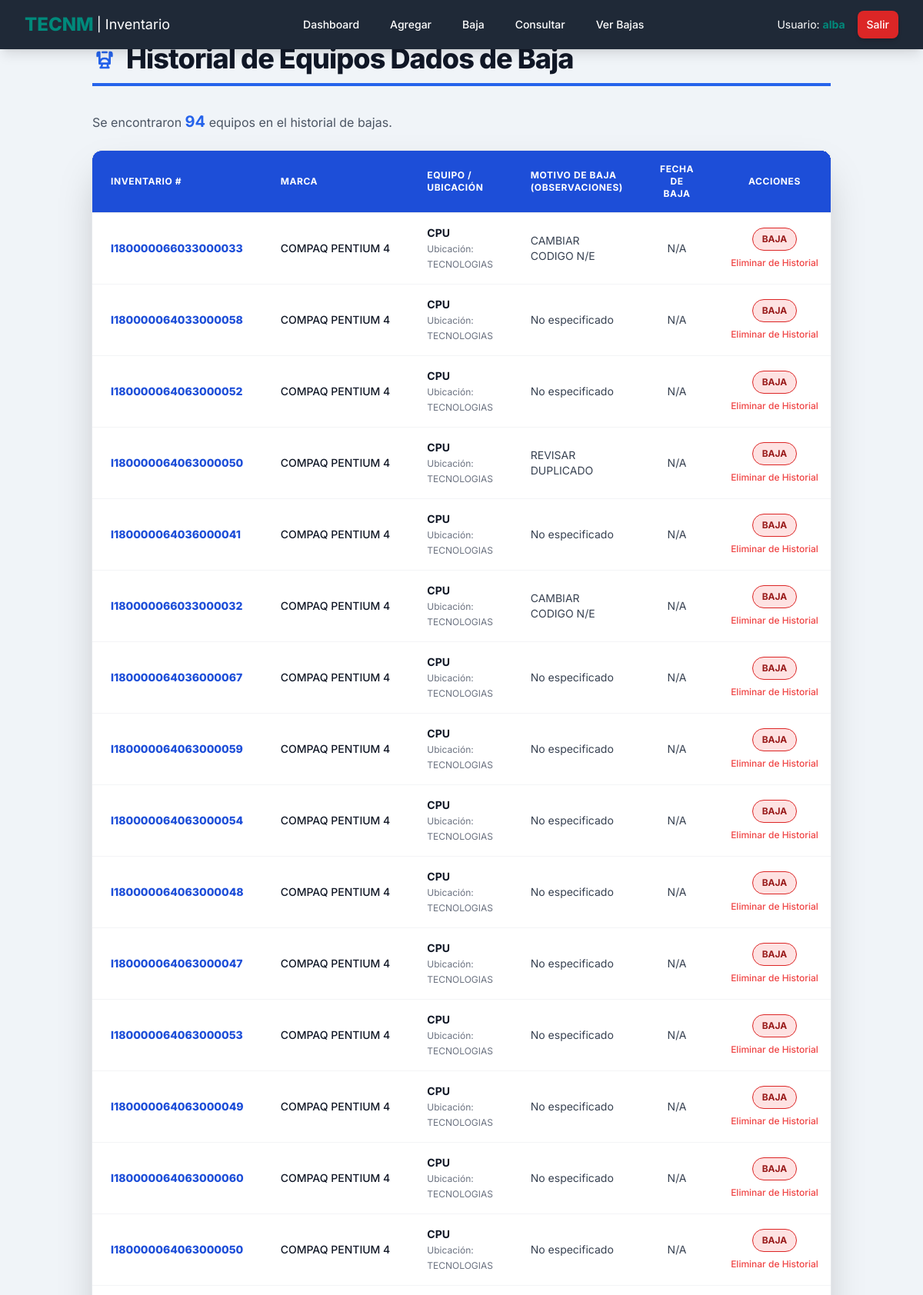
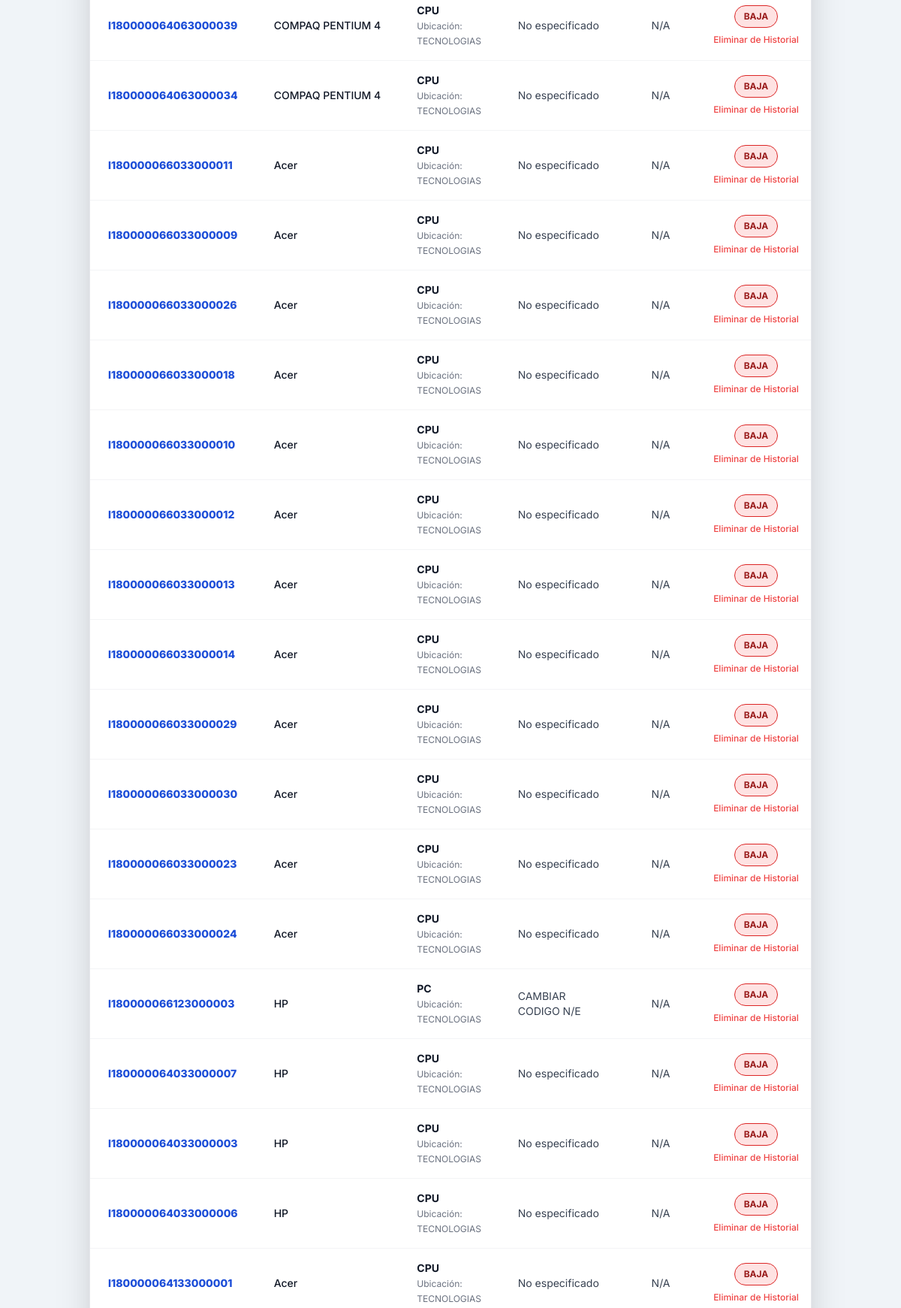
/bajas (signed in, upper part), run on the app's committed database (2 pictures, top to bottom).
### tables this page shows
CREATE TABLE "bajas" (
	"ubicacion"	TEXT,
	"equipo"	TEXT,
	"marca"	TEXT,
	"modelo"	TEXT,
	"inventario"	TEXT,
	"revisar"	TEXT,
	"observaciones"	TEXT,
	"id"	INTEGER,
	"fecha_registro"	TEXT,
	"equipo_id"	INTEGER,
	"fecha_registro_original"	TEXT,
	"motivo_baja"	TEXT,
	"fecha_baja"	TEXT,
	PRIMARY KEY("id")
);

### app.py (the view)
    def decorated_function(*args, **kwargs):
        if 'username' not in session:
            flash('Debes iniciar sesión para acceder a esta página.', 'error')
            return redirect(url_for('login'))
        return f(*args, **kwargs)

### app.py (called while the page is built)
def get_db():
    db = getattr(g, '_database', None)
    if db is None:
        db = g._database = sqlite3.connect(DATABASE)
        db.row_factory = sqlite3.Row
    return db

@app.teardown_appcontext
def close_connection(exception):
    db = getattr(g, '_database', None)
    if db is not None:
        db.close()

def login_required(f):
    def decorated_function(*args, **kwargs):
        if 'username' not in session:
            flash('Debes iniciar sesión para acceder a esta página.', 'error')
            return redirect(url_for('login'))
        return f(*args, **kwargs)
    decorated_function.__name__ = f.__name__
    return decorated_function

### templates/ver_bajas.html (shortened to what this page needs)
{% extends "base.html" %}
{% block main_content %}
<div class="container mx-auto px-4 sm:px-6 lg:px-8 mt-10">
    <h1 class="text-4xl font-extrabold text-gray-900 mb-8 border-b-4 border-blue-600 pb-3 tracking-tight flex items-center space-x-3">
        <span>Historial de Equipos Dados de Baja</span>
    </h1>
    {% if bajas %}
    <p class="text-base text-gray-600 mb-6">Se encontraron <span class="font-bold text-xl text-blue-600">{{ bajas|length }}</span> equipos en el historial de bajas.</p>
    <div class="hidden md:block shadow-2xl rounded-xl overflow-hidden ring-1 ring-gray-200 mb-8">
        <div class="overflow-x-auto">
            <table class="min-w-full divide-y divide-gray-200">
                <thead class="bg-blue-700 text-white">
                    <tr>
                        <th class="px-6 py-4 text-left text-xs font-bold uppercase tracking-wider w-[10%] rounded-tl-xl">Inventario #</th>
                        <th class="px-6 py-4 text-left text-xs font-bold uppercase tracking-wider w-[15%]">Marca</th>
                        <th class="px-6 py-4 text-left text-xs font-bold uppercase tracking-wider w-[25%]">Equipo / Ubicación</th>
                        <th class="px-6 py-4 text-left text-xs font-bold uppercase tracking-wider w-[30%]">Motivo de Baja (Observaciones)</th>
                        <th class="px-6 py-4 text-center text-xs font-bold uppercase tracking-wider w-[10%]">Fecha de Baja</th>
                        <th class="px-6 py-4 text-center text-xs font-bold uppercase tracking-wider w-[10%] rounded-tr-xl">Acciones</th>
                    </tr>
                </thead>
                <tbody class="bg-white divide-y divide-gray-100">
                    {% for equipo in bajas %}
                    <tr class="hover:bg-blue-50 transition duration-150">
                        <td class="px-6 py-4 whitespace-nowrap text-sm font-extrabold text-blue-700">{{ equipo.inventario or '(N/A)' }}</td>
                        <td class="px-6 py-4 whitespace-nowrap text-sm font-medium text-gray-900">
                            {{ equipo.marca or 'N/A' }}
                        </td>
                        <td class="px-6 py-4 text-sm text-gray-700">
                            <strong class="text-gray-900">
                                {{ equipo.equipo or equipo.nombre_equipo or '(N/A - Falla de Datos)' }}
                            </strong><br>
                            <span class="text-xs text-gray-500">Ubicación: {{ equipo.ubicacion or 'Sin Asignar' }}</span>
                        </td>
                        <td class="px-6 py-4 text-sm text-gray-700 max-w-sm overflow-hidden text-ellipsis">
                            <p class="line-clamp-2">{{ equipo.observaciones or 'No especificado' }}</p>
                        </td>
                        <td class="px-6 py-4 whitespace-nowrap text-sm text-center text-gray-700">
                            {{ equipo.fecha_registro or 'N/A' }}
                        </td>
                        <td class="px-6 py-4 whitespace-nowrap text-sm text-center">
                            <span class="px-3 py-1 inline-flex text-xs leading-5 font-bold rounded-full bg-red-100 text-red-800 border border-red-600 mb-1">BAJA</span>
                            {% if session.get('role') == 'admin' %}
                                <form method="POST" action="{{ url_for('eliminar_baja', baja_id=equipo.id) }}"
                                    onsubmit="return confirm('¿Estás seguro de que quieres eliminar PERMANENTEMENTE este registro de baja ({{ equipo.inventario }})?');">
                                    <button type="submit" class="text-red-500 hover:text-red-700 text-xs font-medium mt-1 inline-block">
                                        Eliminar de Historial
                                    </button>
                                </form>
                            {% endif %}
                        </td>
                    </tr>
                    {% endfor %}
                </tbody>
            </table>
        </div>
    </div>
    {% endif %}
</div>
{% endblock %}

### templates/base.html (shortened to what this page needs)
<!DOCTYPE html>
<html lang="es">
<head>
    <script src="https://cdn.tailwindcss.com"></script>
</head>
<body class="min-h-screen flex flex-col pt-16 md:pt-0">
    <header class="bg-gray-800 text-white shadow-lg fixed top-0 w-full z-10">
        <div class="max-w-7xl mx-auto px-4 sm:px-6 lg:px-8">
            <div class="relative flex items-center justify-between h-16">
                <div class="flex-shrink-0 flex items-center">
                    <span class="text-2xl font-extrabold text-tecnm">TECNM</span><span class="text-white text-lg ml-1 hidden sm:inline"> | Inventario</span>
                </div>
                {% if session.get('username') %}
                <div class="hidden md:block">
                    <div class="flex space-x-4 items-center">
                        <a href="{{ url_for('dashboard') }}" class="px-3 py-2 rounded-md text-sm font-medium hover:bg-gray-700 transition">Dashboard</a>
                        <a href="{{ url_for('agregar_equipo') }}" class="px-3 py-2 rounded-md text-sm font-medium hover:bg-gray-700 transition">Agregar</a>
                        <a href="{{ url_for('registrar_baja') }}" class="px-3 py-2 rounded-md text-sm font-medium hover:bg-gray-700 transition">Baja</a>
                        <a href="{{ url_for('consulta') }}" class="px-3 py-2 rounded-md text-sm font-medium hover:bg-gray-700 transition">Consultar</a>
                        <a href="{{ url_for('ver_bajas') }}" class="px-3 py-2 rounded-md text-sm font-medium hover:bg-gray-700 transition">Ver Bajas</a>
                    </div>
                </div>
                <div class="flex items-center space-x-4">
                    <span class="text-sm hidden lg:block">Usuario: <strong class="text-tecnm">{{ session['username'] }}</strong></span>
                    <a href="{{ url_for('logout') }}" class="bg-red-600 hover:bg-red-700 text-white px-3 py-2 rounded-lg text-sm font-medium transition duration-150 ease-in-out shadow-md">Salir</a>
                </div>
                {% endif %}
            </div>
        </div>
    </header>
    <main class="flex-grow pt-4 md:pt-4">
        {% block main_content %}{% endblock %}
    </main>
</body>
</html>

### templates/base.html (style rules this page uses)
body { font-family: 'Inter', sans-serif; background-color: #f0f4f8; }
.text-tecnm { color: #00897b; }

### data on the page
bajas: inventario "I180000066033000033", marca "COMPAQ PENTIUM 4", equipo "CPU", ubicacion "TECNOLOGIAS", observaciones "CAMBIAR CODIGO N/E", fecha_registro "N/A"
bajas: inventario "I180000064033000058", marca "COMPAQ PENTIUM 4", equipo "CPU", ubicacion "TECNOLOGIAS", observaciones "No especificado", fecha_registro "N/A"
bajas: inventario "I180000064063000052", marca "COMPAQ PENTIUM 4", equipo "CPU", ubicacion "TECNOLOGIAS", observaciones "No especificado", fecha_registro "N/A"
bajas: inventario "I180000064063000050", marca "COMPAQ PENTIUM 4", equipo "CPU", ubicacion "TECNOLOGIAS", observaciones "REVISAR DUPLICADO", fecha_registro "N/A"
bajas: inventario "I180000064036000041", marca "COMPAQ PENTIUM 4", equipo "CPU", ubicacion "TECNOLOGIAS", observaciones "No especificado", fecha_registro "N/A"
bajas: inventario "I180000066033000032", marca "COMPAQ PENTIUM 4", equipo "CPU", ubicacion "TECNOLOGIAS", observaciones "CAMBIAR CODIGO N/E", fecha_registro "N/A"
bajas: inventario "I180000064036000067", marca "COMPAQ PENTIUM 4", equipo "CPU", ubicacion "TECNOLOGIAS", observaciones "No especificado", fecha_registro "N/A"
bajas: inventario "I180000064063000059", marca "COMPAQ PENTIUM 4", equipo "CPU", ubicacion "TECNOLOGIAS", observaciones "No especificado", fecha_registro "N/A"
bajas: inventario "I180000064063000054", marca "COMPAQ PENTIUM 4", equipo "CPU", ubicacion "TECNOLOGIAS", observaciones "No especificado", fecha_registro "N/A"
bajas: inventario "I180000064063000048", marca "COMPAQ PENTIUM 4", equipo "CPU", ubicacion "TECNOLOGIAS", observaciones "No especificado", fecha_registro "N/A"
bajas: inventario "I180000064063000047", marca "COMPAQ PENTIUM 4", equipo "CPU", ubicacion "TECNOLOGIAS", observaciones "No especificado", fecha_registro "N/A"
bajas: inventario "I180000064063000053", marca "COMPAQ PENTIUM 4", equipo "CPU", ubicacion "TECNOLOGIAS", observaciones "No especificado", fecha_registro "N/A"
bajas: inventario "I180000064063000049", marca "COMPAQ PENTIUM 4", equipo "CPU", ubicacion "TECNOLOGIAS", observaciones "No especificado", fecha_registro "N/A"
bajas: inventario "I180000064063000060", marca "COMPAQ PENTIUM 4", equipo "CPU", ubicacion "TECNOLOGIAS", observaciones "No especificado", fecha_registro "N/A"
bajas: inventario "I180000064063000050", marca "COMPAQ PENTIUM 4", equipo "CPU", ubicacion "TECNOLOGIAS", observaciones "No especificado", fecha_registro "N/A"
bajas: inventario "I180000064063000039", marca "COMPAQ PENTIUM 4", equipo "CPU", ubicacion "TECNOLOGIAS", observaciones "No especificado", fecha_registro "N/A"
bajas: inventario "I180000064063000034", marca "COMPAQ PENTIUM 4", equipo "CPU", ubicacion "TECNOLOGIAS", observaciones "No especificado", fecha_registro "N/A"
bajas: inventario "I180000066033000011", marca "Acer", equipo "CPU", ubicacion "TECNOLOGIAS", observaciones "No especificado", fecha_registro "N/A"
bajas: inventario "I180000066033000009", marca "Acer", equipo "CPU", ubicacion "TECNOLOGIAS", observaciones "No especificado", fecha_registro "N/A"
bajas: inventario "I180000066033000026", marca "Acer", equipo "CPU", ubicacion "TECNOLOGIAS", observaciones "No especificado", fecha_registro "N/A"
bajas: inventario "I180000066033000018", marca "Acer", equipo "CPU", ubicacion "TECNOLOGIAS", observaciones "No especificado", fecha_registro "N/A"
bajas: inventario "I180000066033000010", marca "Acer", equipo "CPU", ubicacion "TECNOLOGIAS", observaciones "No especificado", fecha_registro "N/A"
bajas: inventario "I180000066033000012", marca "Acer", equipo "CPU", ubicacion "TECNOLOGIAS", observaciones "No especificado", fecha_registro "N/A"
bajas: inventario "I180000066033000013", marca "Acer", equipo "CPU", ubicacion "TECNOLOGIAS", observaciones "No especificado", fecha_registro "N/A"
bajas: inventario "I180000066033000014", marca "Acer", equipo "CPU", ubicacion "TECNOLOGIAS", observaciones "No especificado", fecha_registro "N/A"
bajas: inventario "I180000066033000029", marca "Acer", equipo "CPU", ubicacion "TECNOLOGIAS", observaciones "No especificado", fecha_registro "N/A"
bajas: inventario "I180000066033000030", marca "Acer", equipo "CPU", ubicacion "TECNOLOGIAS", observaciones "No especificado", fecha_registro "N/A"
bajas: inventario "I180000066033000023", marca "Acer", equipo "CPU", ubicacion "TECNOLOGIAS", observaciones "No especificado", fecha_registro "N/A"
bajas: inventario "I180000066033000024", marca "Acer", equipo "CPU", ubicacion "TECNOLOGIAS", observaciones "No especificado", fecha_registro "N/A"
bajas: inventario "I180000066123000003", marca "HP", equipo "PC", ubicacion "TECNOLOGIAS", observaciones "CAMBIAR CODIGO N/E", fecha_registro "N/A"
bajas: inventario "I180000064033000007", marca "HP", equipo "CPU", ubicacion "TECNOLOGIAS", observaciones "No especificado", fecha_registro "N/A"
bajas: inventario "I180000064033000003", marca "HP", equipo "CPU", ubicacion "TECNOLOGIAS", observaciones "No especificado", fecha_registro "N/A"
bajas: inventario "I180000064033000006", marca "HP", equipo "CPU", ubicacion "TECNOLOGIAS", observaciones "No especificado", fecha_registro "N/A"
bajas: inventario "I180000064133000001", marca "Acer", equipo "CPU", ubicacion "TECNOLOGIAS", observaciones "No especificado", fecha_registro "N/A"

### other printed values
{{ session['username'] }} "alba"
{{ bajas|length }} "94"
